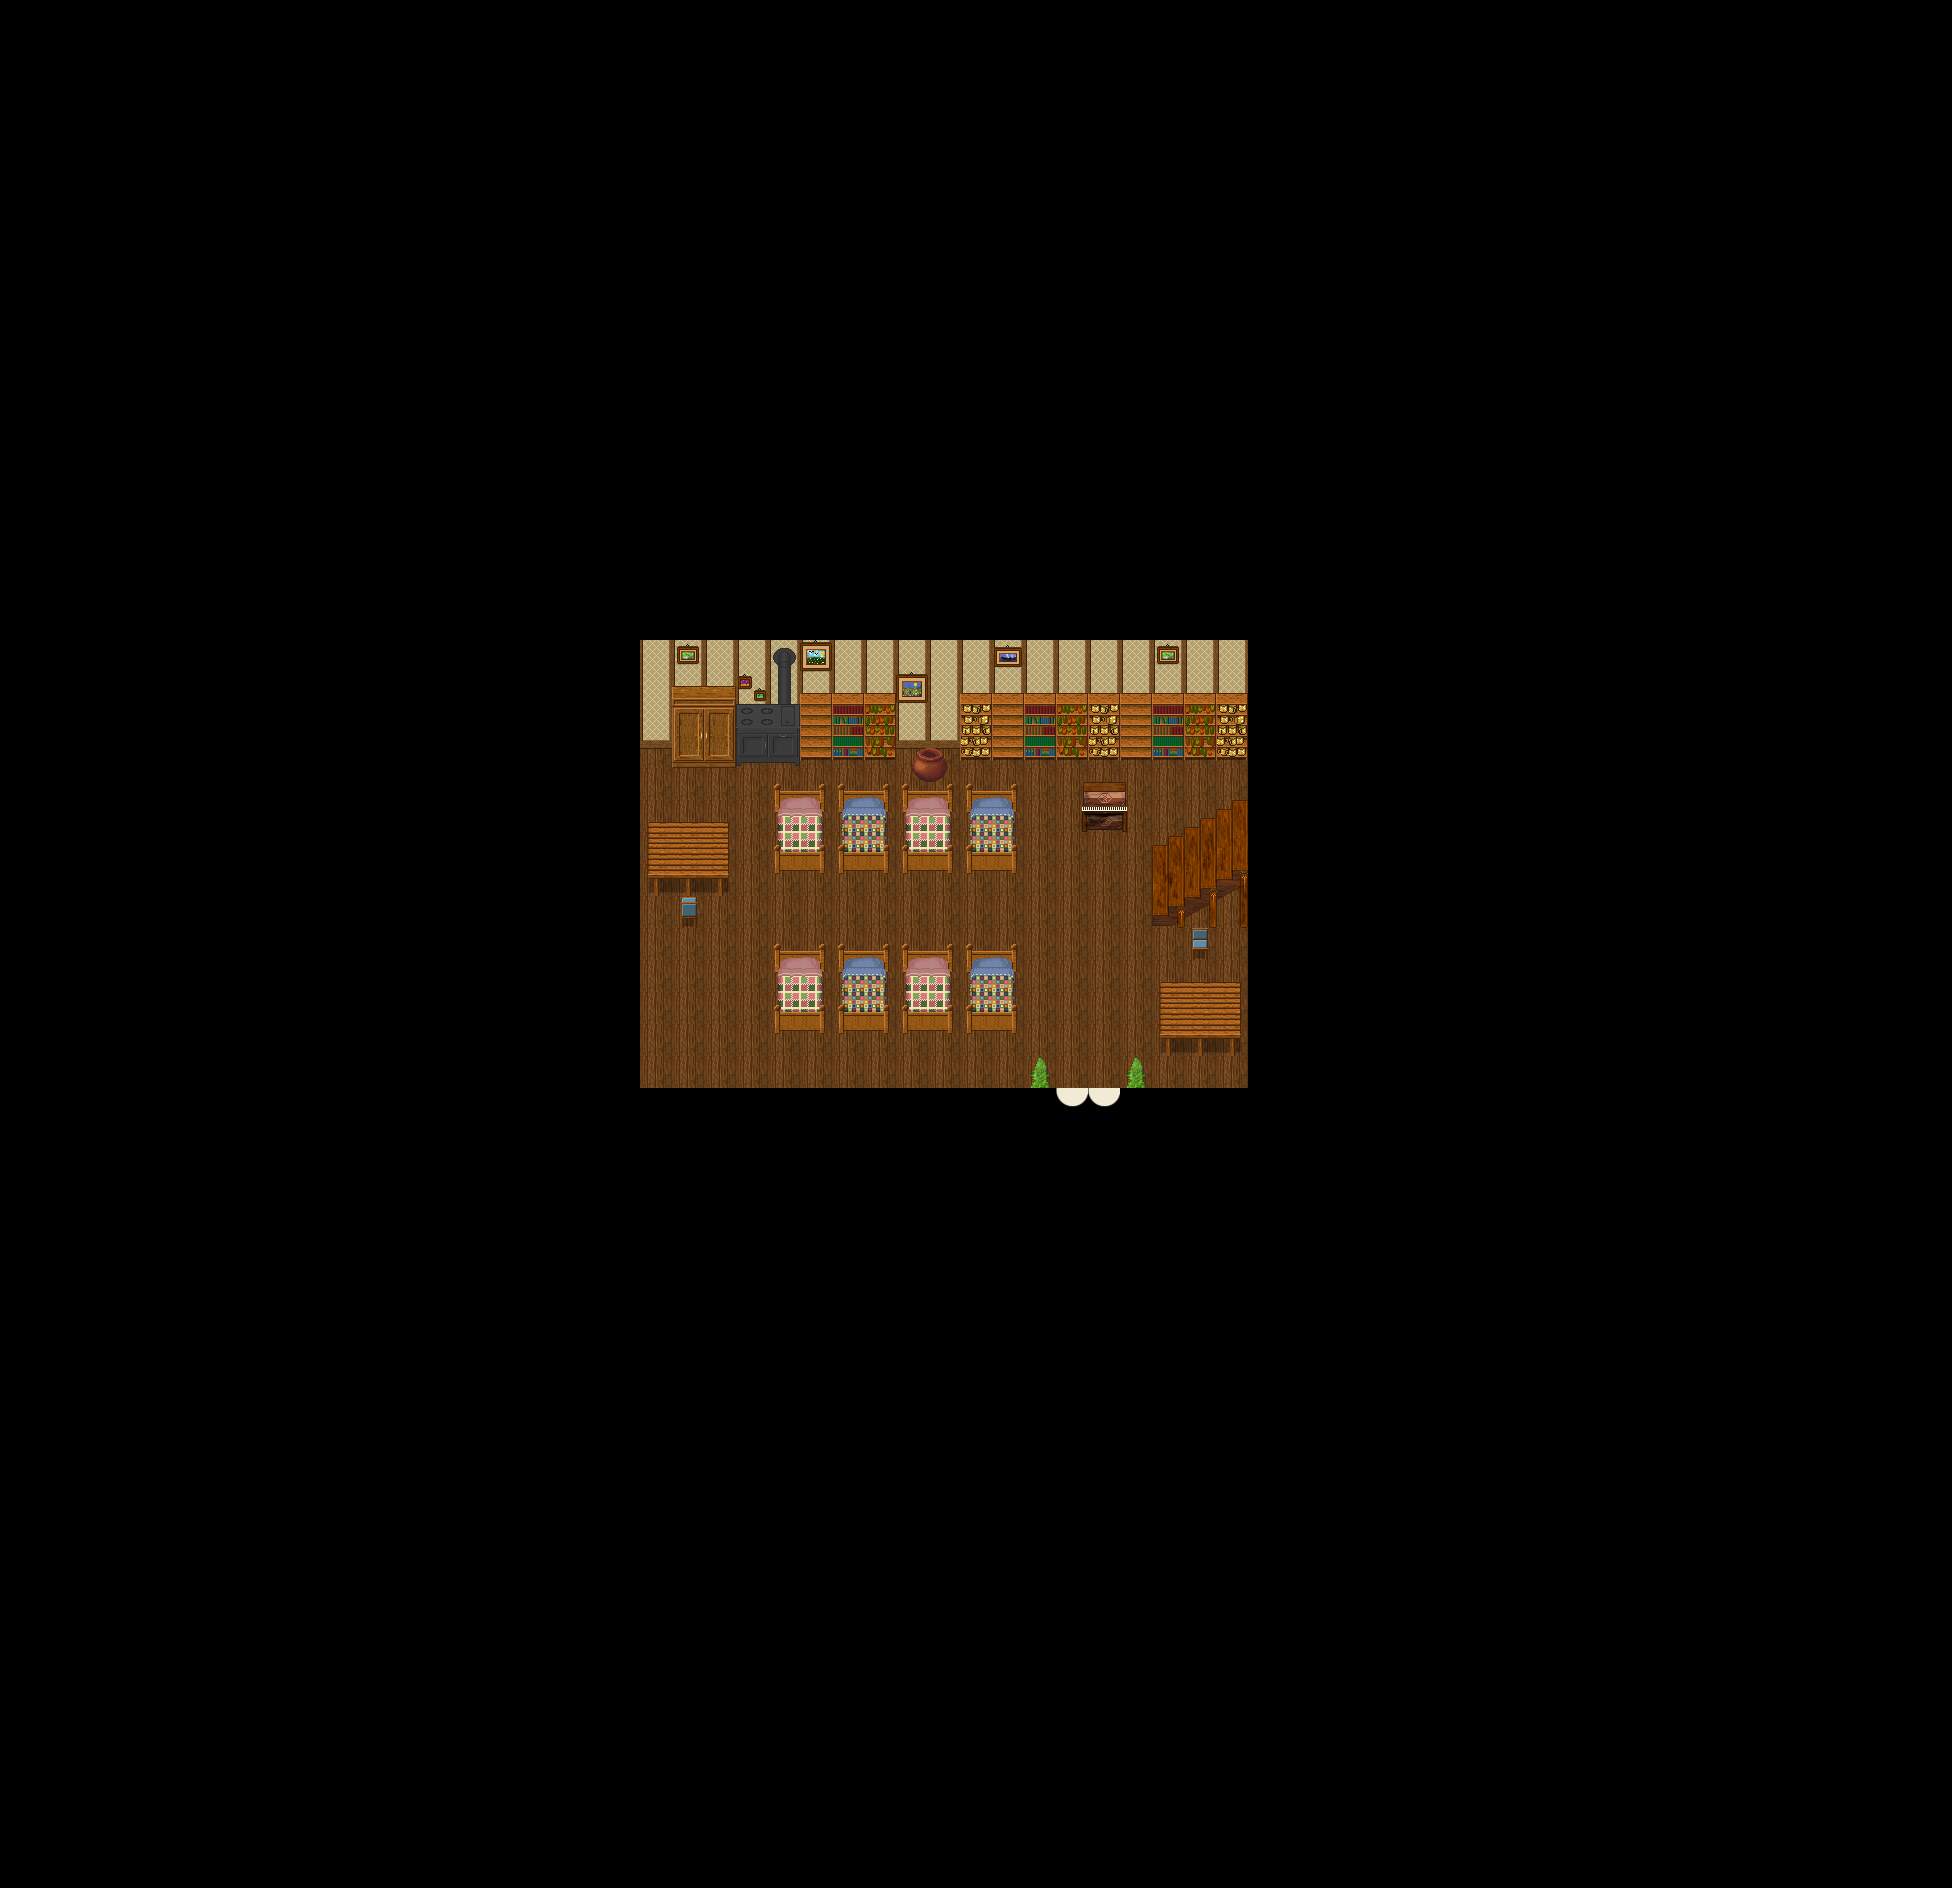

Below is a game level as drawn by its tile map, then a one-line description and the .tmx that defines it (tile-layer data replaced by summaries):
An orthogonal 61x59 tile map with 32x32 px tiles, 10 tile layers (Ground1, Ground2, Paintings, Desks, ...), 2 hidden layers not drawn, 8 tilesets and 3 objects (2x fixme, warp).

<map version="1.8" tiledversion="1.8.0" orientation="orthogonal" renderorder="right-down" width="61" height="59" tilewidth="32" tileheight="32" infinite="0" nextlayerid="18" nextobjectid="41">
 <properties>
  <property name="author" value="TMW2 Team" />
  <property name="background0image" value="graphics/images/spit23loginwallpaper_800x600.png" />
  <property name="license" value="GPL v2+" />
  <property name="manaplus version" value="2" />
  <property name="minimap" value="graphics/minimaps/017-7.png" />
  <property name="music" value="8bit_the_hero.ogg" />
  <property name="name" value="Real Estate" />
 </properties>
 <tileset firstgid="1" name="Collision" tilewidth="32" tileheight="32" tilecount="9" columns="3">
  <image source="../graphics/tilesets/collision.png" width="96" height="96" />
 </tileset>
 <tileset firstgid="10" source="../graphics/tilesets/inn.tsx" />
 <tileset firstgid="266" name="woodland_indoor" tilewidth="32" tileheight="32" tilecount="256" columns="16">
  <image source="../graphics/tilesets/lof/woodland_indoor.png" width="512" height="512" />
 </tileset>
 <tileset firstgid="522" name="inn_x2" tilewidth="32" tileheight="64" tilecount="48" columns="16">
  <image source="../graphics/tilesets/inn_x2.png" width="512" height="192" />
 </tileset>
 <tileset firstgid="570" name="christmas" tilewidth="32" tileheight="32" tilecount="304" columns="16">
  <image source="../graphics/tilesets/christmas.png" width="512" height="608" />
 </tileset>
 <tileset firstgid="874" name="woodland_indoor_x2" tilewidth="32" tileheight="64" tilecount="32" columns="16">
  <image source="../graphics/tilesets/lof/woodland_indoor_x2.png" width="512" height="128" />
 </tileset>
 <tileset firstgid="906" name="woodland_indoor_x3" tilewidth="32" tileheight="96" tilecount="16" columns="16">
  <image source="../graphics/tilesets/lof/woodland_indoor_x3.png" width="512" height="96" />
 </tileset>
 <tileset firstgid="922" name="woodland_indoor_extra" tilewidth="32" tileheight="32" tilecount="256" columns="16">
  <image source="../graphics/tilesets/lof/woodland_indoor_extra.png" width="512" height="512" />
 </tileset>
 <layer id="1" name="Ground1" width="61" height="59">
  <data>[3599 cells, 3599 non-empty, 4 distinct tile ids]</data>
 </layer>
 <layer id="2" name="Ground2" width="61" height="59">
  <data>[3599 cells, 0 non-empty, 0 distinct tile ids]</data>
 </layer>
 <layer id="14" name="Paintings" width="61" height="59">
  <properties>
   <property name="TileCondition" value="2" />
  </properties>
  <data>[3599 cells, 6 non-empty, 5 distinct tile ids]</data>
 </layer>
 <layer id="15" name="Desks" width="61" height="59">
  <properties>
   <property name="TileCondition" value="4" />
  </properties>
  <data>[3599 cells, 18 non-empty, 9 distinct tile ids]</data>
 </layer>
 <layer id="17" name="Chairs" width="61" height="59">
  <properties>
   <property name="TileCondition" value="32" />
  </properties>
  <data>[3599 cells, 2 non-empty, 2 distinct tile ids]</data>
 </layer>
 <layer id="16" name="Pianos" width="61" height="59">
  <properties>
   <property name="TileCondition" value="8" />
  </properties>
  <data>[3599 cells, 9 non-empty, 9 distinct tile ids]</data>
 </layer>
 <layer id="12" name="Beds" width="61" height="59">
  <properties>
   <property name="TileCondition" value="64" />
  </properties>
  <data>[3599 cells, 64 non-empty, 16 distinct tile ids]</data>
 </layer>
 <layer id="13" name="Storages" width="61" height="59">
  <properties>
   <property name="TileCondition" value="128" />
  </properties>
  <data>[3599 cells, 16 non-empty, 8 distinct tile ids]</data>
 </layer>
 <layer id="4" name="Fringe" width="61" height="59">
  <data>[3599 cells, 10 non-empty, 9 distinct tile ids]</data>
 </layer>
 <layer id="5" name="Over1" width="61" height="59">
  <data>[3599 cells, 22 non-empty, 5 distinct tile ids]</data>
 </layer>
 <layer id="9" name="Collision" width="61" height="59" visible="0">
  <data>[3599 cells, 3381 non-empty, 1 distinct tile ids]</data>
 </layer>
 <layer id="10" name="Heights" width="61" height="59" visible="0">
  <data>[3599 cells, 0 non-empty, 0 distinct tile ids]</data>
 </layer>
 <objectgroup id="11" name="Objects">
  <object id="36" name="Margin" type="fixme" x="1312" y="1248" width="640" height="640" />
  <object id="39" name="Margin" type="fixme" x="0" y="0" width="640" height="640" />
  <object id="40" name="Leave" type="warp" x="1056" y="1088" width="64" height="32">
   <properties>
    <property name="dest_map" value="017-1" />
    <property name="dest_x" value="85" />
    <property name="dest_y" value="176" />
   </properties>
  </object>
 </objectgroup>
</map>
